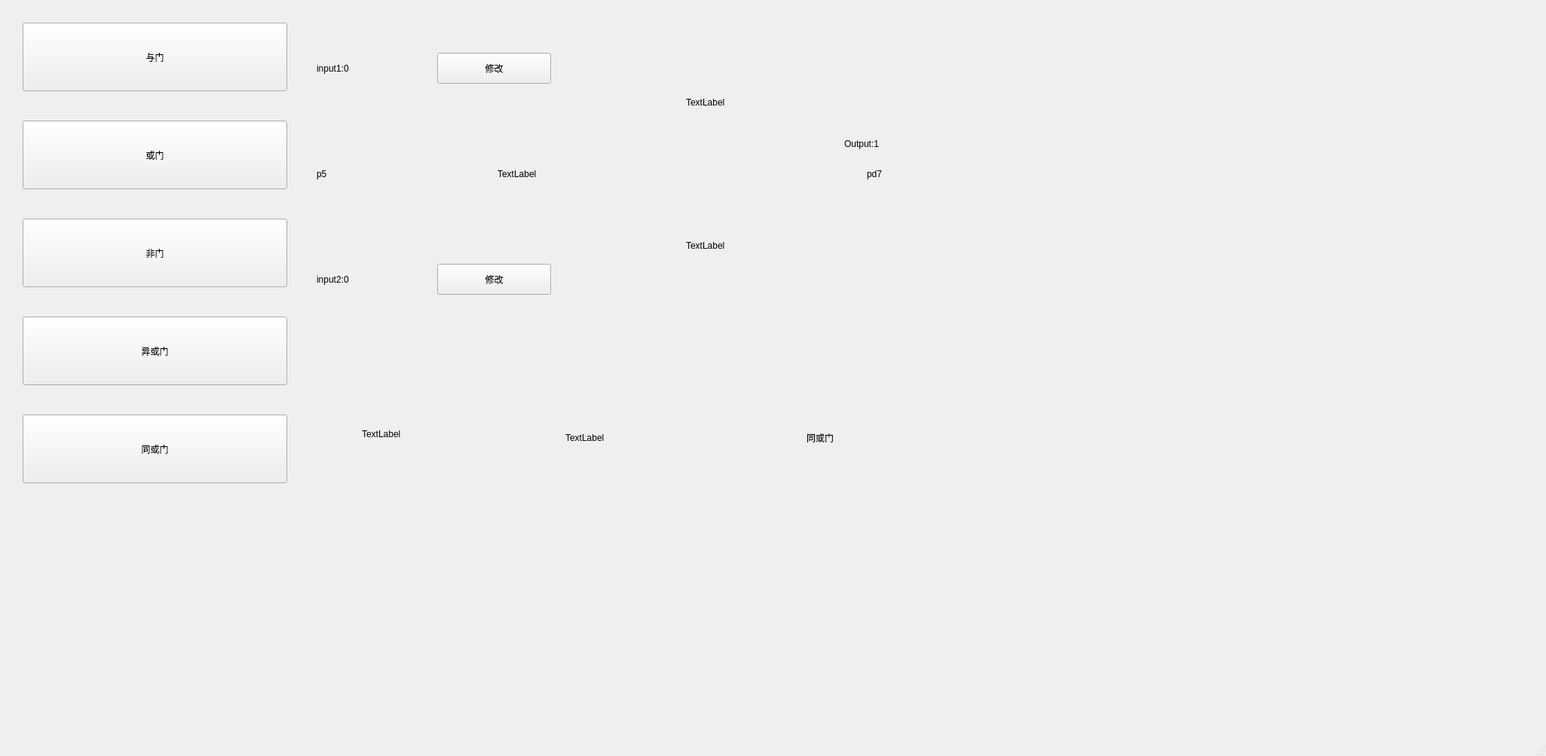
<?xml version="1.0" encoding="UTF-8"?>
<ui version="4.0">
 <class>bool1</class>
 <widget class="QMainWindow" name="bool1">
  <property name="geometry">
   <rect>
    <x>0</x>
    <y>0</y>
    <width>2051</width>
    <height>1003</height>
   </rect>
  </property>
  <property name="windowTitle">
   <string>逻辑运算 V1.0.0</string>
  </property>
  <widget class="QWidget" name="centralwidget">
   <widget class="QWidget" name="widget" native="true">
    <property name="geometry">
     <rect>
      <x>20</x>
      <y>20</y>
      <width>391</width>
      <height>741</height>
     </rect>
    </property>
    <widget class="QPushButton" name="pushButton">
     <property name="geometry">
      <rect>
       <x>10</x>
       <y>10</y>
       <width>351</width>
       <height>91</height>
      </rect>
     </property>
     <property name="text">
      <string>与门</string>
     </property>
    </widget>
    <widget class="QPushButton" name="pushButton_2">
     <property name="geometry">
      <rect>
       <x>10</x>
       <y>140</y>
       <width>351</width>
       <height>91</height>
      </rect>
     </property>
     <property name="text">
      <string>或门</string>
     </property>
    </widget>
    <widget class="QPushButton" name="pushButton_3">
     <property name="geometry">
      <rect>
       <x>10</x>
       <y>270</y>
       <width>351</width>
       <height>91</height>
      </rect>
     </property>
     <property name="text">
      <string>非门</string>
     </property>
    </widget>
    <widget class="QPushButton" name="pushButton_4">
     <property name="geometry">
      <rect>
       <x>10</x>
       <y>400</y>
       <width>351</width>
       <height>91</height>
      </rect>
     </property>
     <property name="text">
      <string>异或门</string>
     </property>
    </widget>
    <widget class="QPushButton" name="pushButton_5">
     <property name="geometry">
      <rect>
       <x>10</x>
       <y>530</y>
       <width>351</width>
       <height>91</height>
      </rect>
     </property>
     <property name="text">
      <string>同或门</string>
     </property>
    </widget>
   </widget>
   <widget class="QStackedWidget" name="stackedWidget">
    <property name="geometry">
     <rect>
      <x>400</x>
      <y>0</y>
      <width>941</width>
      <height>891</height>
     </rect>
    </property>
    <property name="currentIndex">
     <number>4</number>
    </property>
    <widget class="QWidget" name="page">
     <widget class="QLabel" name="label_2">
      <property name="geometry">
       <rect>
        <x>0</x>
        <y>0</y>
        <width>1031</width>
        <height>561</height>
       </rect>
      </property>
      <property name="text">
       <string>p1</string>
      </property>
     </widget>
     <widget class="QPushButton" name="pushButton_6">
      <property name="geometry">
       <rect>
        <x>250</x>
        <y>160</y>
        <width>151</width>
        <height>41</height>
       </rect>
      </property>
      <property name="text">
       <string>修改</string>
      </property>
     </widget>
     <widget class="QPushButton" name="pushButton_7">
      <property name="geometry">
       <rect>
        <x>490</x>
        <y>160</y>
        <width>151</width>
        <height>41</height>
       </rect>
      </property>
      <property name="text">
       <string>修改</string>
      </property>
     </widget>
     <widget class="QLabel" name="and0">
      <property name="geometry">
       <rect>
        <x>360</x>
        <y>510</y>
        <width>301</width>
        <height>161</height>
       </rect>
      </property>
      <property name="text">
       <string>TextLabel</string>
      </property>
     </widget>
     <widget class="QLabel" name="ll">
      <property name="geometry">
       <rect>
        <x>680</x>
        <y>560</y>
        <width>141</width>
        <height>61</height>
       </rect>
      </property>
      <property name="text">
       <string>与门</string>
      </property>
     </widget>
     <widget class="QLabel" name="and1">
      <property name="geometry">
       <rect>
        <x>80</x>
        <y>480</y>
        <width>261</width>
        <height>251</height>
       </rect>
      </property>
      <property name="text">
       <string>TextLabel</string>
      </property>
     </widget>
    </widget>
    <widget class="QWidget" name="page_2">
     <widget class="QLabel" name="orpic">
      <property name="geometry">
       <rect>
        <x>0</x>
        <y>0</y>
        <width>1131</width>
        <height>561</height>
       </rect>
      </property>
      <property name="text">
       <string>TextLabel</string>
      </property>
     </widget>
     <widget class="QPushButton" name="pushButton_8">
      <property name="geometry">
       <rect>
        <x>340</x>
        <y>130</y>
        <width>151</width>
        <height>41</height>
       </rect>
      </property>
      <property name="text">
       <string>修改</string>
      </property>
     </widget>
     <widget class="QPushButton" name="pushButton_9">
      <property name="geometry">
       <rect>
        <x>340</x>
        <y>280</y>
        <width>151</width>
        <height>41</height>
       </rect>
      </property>
      <property name="text">
       <string>修改</string>
      </property>
     </widget>
     <widget class="QLabel" name="or1">
      <property name="geometry">
       <rect>
        <x>80</x>
        <y>480</y>
        <width>281</width>
        <height>251</height>
       </rect>
      </property>
      <property name="text">
       <string>TextLabel</string>
      </property>
     </widget>
     <widget class="QLabel" name="or0">
      <property name="geometry">
       <rect>
        <x>360</x>
        <y>500</y>
        <width>311</width>
        <height>191</height>
       </rect>
      </property>
      <property name="text">
       <string>TextLabel</string>
      </property>
     </widget>
     <widget class="QLabel" name="label">
      <property name="geometry">
       <rect>
        <x>680</x>
        <y>570</y>
        <width>151</width>
        <height>51</height>
       </rect>
      </property>
      <property name="text">
       <string>或门</string>
      </property>
     </widget>
    </widget>
    <widget class="QWidget" name="page_3">
     <widget class="QLabel" name="no1">
      <property name="geometry">
       <rect>
        <x>80</x>
        <y>460</y>
        <width>281</width>
        <height>261</height>
       </rect>
      </property>
      <property name="text">
       <string>p3</string>
      </property>
     </widget>
     <widget class="QLabel" name="no0">
      <property name="geometry">
       <rect>
        <x>350</x>
        <y>500</y>
        <width>261</width>
        <height>201</height>
       </rect>
      </property>
      <property name="text">
       <string>TextLabel</string>
      </property>
     </widget>
     <widget class="QLabel" name="label_3">
      <property name="geometry">
       <rect>
        <x>680</x>
        <y>570</y>
        <width>161</width>
        <height>61</height>
       </rect>
      </property>
      <property name="text">
       <string>非门</string>
      </property>
     </widget>
     <widget class="QPushButton" name="pushButton_10">
      <property name="geometry">
       <rect>
        <x>330</x>
        <y>250</y>
        <width>151</width>
        <height>41</height>
       </rect>
      </property>
      <property name="text">
       <string>修改</string>
      </property>
     </widget>
     <widget class="QLabel" name="nopic">
      <property name="geometry">
       <rect>
        <x>0</x>
        <y>20</y>
        <width>1051</width>
        <height>481</height>
       </rect>
      </property>
      <property name="text">
       <string>TextLabel</string>
      </property>
     </widget>
     <zorder>nopic</zorder>
     <zorder>no1</zorder>
     <zorder>no0</zorder>
     <zorder>label_3</zorder>
     <zorder>pushButton_10</zorder>
    </widget>
    <widget class="QWidget" name="page_4">
     <widget class="QLabel" name="norpic">
      <property name="geometry">
       <rect>
        <x>0</x>
        <y>-30</y>
        <width>941</width>
        <height>611</height>
       </rect>
      </property>
      <property name="text">
       <string>p4</string>
      </property>
     </widget>
     <widget class="QPushButton" name="pushButton_11">
      <property name="geometry">
       <rect>
        <x>10</x>
        <y>280</y>
        <width>151</width>
        <height>41</height>
       </rect>
      </property>
      <property name="text">
       <string>修改</string>
      </property>
     </widget>
     <widget class="QPushButton" name="pushButton_12">
      <property name="geometry">
       <rect>
        <x>10</x>
        <y>60</y>
        <width>151</width>
        <height>41</height>
       </rect>
      </property>
      <property name="text">
       <string>修改</string>
      </property>
     </widget>
     <widget class="QLabel" name="input2">
      <property name="geometry">
       <rect>
        <x>10</x>
        <y>220</y>
        <width>151</width>
        <height>41</height>
       </rect>
      </property>
      <property name="text">
       <string>Input2:0</string>
      </property>
     </widget>
     <widget class="QLabel" name="input1">
      <property name="geometry">
       <rect>
        <x>10</x>
        <y>120</y>
        <width>151</width>
        <height>41</height>
       </rect>
      </property>
      <property name="text">
       <string>Input1:0</string>
      </property>
     </widget>
     <widget class="QLabel" name="pd1">
      <property name="geometry">
       <rect>
        <x>320</x>
        <y>170</y>
        <width>51</width>
        <height>51</height>
       </rect>
      </property>
      <property name="text">
       <string>TextLabel</string>
      </property>
     </widget>
     <widget class="QLabel" name="pd2">
      <property name="geometry">
       <rect>
        <x>320</x>
        <y>330</y>
        <width>51</width>
        <height>51</height>
       </rect>
      </property>
      <property name="text">
       <string>TextLabel</string>
      </property>
     </widget>
     <widget class="QLabel" name="pd3">
      <property name="geometry">
       <rect>
        <x>500</x>
        <y>330</y>
        <width>71</width>
        <height>51</height>
       </rect>
      </property>
      <property name="text">
       <string>TextLabel</string>
      </property>
     </widget>
     <widget class="QLabel" name="output">
      <property name="geometry">
       <rect>
        <x>750</x>
        <y>230</y>
        <width>121</width>
        <height>51</height>
       </rect>
      </property>
      <property name="text">
       <string>Output:0</string>
      </property>
     </widget>
     <widget class="QLabel" name="nornum">
      <property name="geometry">
       <rect>
        <x>80</x>
        <y>330</y>
        <width>251</width>
        <height>451</height>
       </rect>
      </property>
      <property name="text">
       <string>TextLabel</string>
      </property>
     </widget>
     <widget class="QLabel" name="nor">
      <property name="geometry">
       <rect>
        <x>370</x>
        <y>490</y>
        <width>291</width>
        <height>141</height>
       </rect>
      </property>
      <property name="text">
       <string>TextLabel</string>
      </property>
     </widget>
     <widget class="QLabel" name="label_4">
      <property name="geometry">
       <rect>
        <x>640</x>
        <y>540</y>
        <width>141</width>
        <height>41</height>
       </rect>
      </property>
      <property name="text">
       <string>异或门</string>
      </property>
     </widget>
    </widget>
    <widget class="QWidget" name="page_5">
     <widget class="QLabel" name="xnorpic">
      <property name="geometry">
       <rect>
        <x>20</x>
        <y>10</y>
        <width>941</width>
        <height>441</height>
       </rect>
      </property>
      <property name="text">
       <string>p5</string>
      </property>
     </widget>
     <widget class="QLabel" name="xnornum">
      <property name="geometry">
       <rect>
        <x>80</x>
        <y>450</y>
        <width>241</width>
        <height>251</height>
       </rect>
      </property>
      <property name="text">
       <string>TextLabel</string>
      </property>
     </widget>
     <widget class="QLabel" name="xnor">
      <property name="geometry">
       <rect>
        <x>350</x>
        <y>520</y>
        <width>301</width>
        <height>121</height>
       </rect>
      </property>
      <property name="text">
       <string>TextLabel</string>
      </property>
     </widget>
     <widget class="QLabel" name="label_5">
      <property name="geometry">
       <rect>
        <x>670</x>
        <y>560</y>
        <width>111</width>
        <height>41</height>
       </rect>
      </property>
      <property name="text">
       <string>同或门</string>
      </property>
     </widget>
     <widget class="QPushButton" name="pushButton_13">
      <property name="geometry">
       <rect>
        <x>180</x>
        <y>70</y>
        <width>151</width>
        <height>41</height>
       </rect>
      </property>
      <property name="text">
       <string>修改</string>
      </property>
     </widget>
     <widget class="QPushButton" name="pushButton_14">
      <property name="geometry">
       <rect>
        <x>180</x>
        <y>350</y>
        <width>151</width>
        <height>41</height>
       </rect>
      </property>
      <property name="text">
       <string>修改</string>
      </property>
     </widget>
     <widget class="QLabel" name="pd4">
      <property name="geometry">
       <rect>
        <x>260</x>
        <y>210</y>
        <width>51</width>
        <height>41</height>
       </rect>
      </property>
      <property name="text">
       <string>TextLabel</string>
      </property>
     </widget>
     <widget class="QLabel" name="pd5">
      <property name="geometry">
       <rect>
        <x>510</x>
        <y>110</y>
        <width>51</width>
        <height>51</height>
       </rect>
      </property>
      <property name="text">
       <string>TextLabel</string>
      </property>
     </widget>
     <widget class="QLabel" name="pd6">
      <property name="geometry">
       <rect>
        <x>510</x>
        <y>300</y>
        <width>51</width>
        <height>51</height>
       </rect>
      </property>
      <property name="text">
       <string>TextLabel</string>
      </property>
     </widget>
     <widget class="QLabel" name="pd7">
      <property name="geometry">
       <rect>
        <x>750</x>
        <y>210</y>
        <width>51</width>
        <height>41</height>
       </rect>
      </property>
      <property name="text">
       <string>pd7</string>
      </property>
     </widget>
     <widget class="QLabel" name="xoutput">
      <property name="geometry">
       <rect>
        <x>720</x>
        <y>170</y>
        <width>131</width>
        <height>41</height>
       </rect>
      </property>
      <property name="text">
       <string>Output:1</string>
      </property>
     </widget>
     <widget class="QLabel" name="xinput1">
      <property name="geometry">
       <rect>
        <x>20</x>
        <y>70</y>
        <width>151</width>
        <height>41</height>
       </rect>
      </property>
      <property name="text">
       <string>input1:0</string>
      </property>
     </widget>
     <widget class="QLabel" name="xinput2">
      <property name="geometry">
       <rect>
        <x>20</x>
        <y>350</y>
        <width>151</width>
        <height>41</height>
       </rect>
      </property>
      <property name="text">
       <string>input2:0</string>
      </property>
     </widget>
    </widget>
   </widget>
  </widget>
  <widget class="QStatusBar" name="statusbar"/>
 </widget>
 <resources/>
 <connections/>
</ui>
